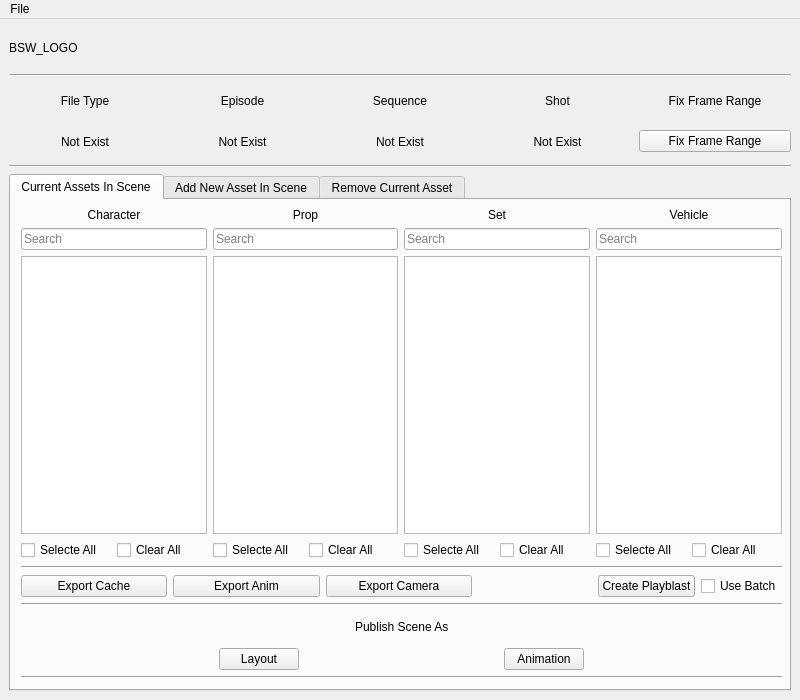
<?xml version="1.0" encoding="UTF-8"?>
<ui version="4.0">
 <class>bsshm_shotManager_MainWindow</class>
 <widget class="QMainWindow" name="bsshm_shotManager_MainWindow">
  <property name="geometry">
   <rect>
    <x>0</x>
    <y>0</y>
    <width>800</width>
    <height>700</height>
   </rect>
  </property>
  <property name="sizePolicy">
   <sizepolicy hsizetype="Fixed" vsizetype="Fixed">
    <horstretch>0</horstretch>
    <verstretch>0</verstretch>
   </sizepolicy>
  </property>
  <property name="minimumSize">
   <size>
    <width>800</width>
    <height>700</height>
   </size>
  </property>
  <property name="maximumSize">
   <size>
    <width>800</width>
    <height>700</height>
   </size>
  </property>
  <property name="windowTitle">
   <string>BSW Shot Manager MainWindow</string>
  </property>
  <widget class="QWidget" name="centralwidget">
   <layout class="QGridLayout" name="gridLayout_3">
    <item row="0" column="0">
     <widget class="QLabel" name="bsshm_logo_lbl">
      <property name="sizePolicy">
       <sizepolicy hsizetype="Preferred" vsizetype="Fixed">
        <horstretch>0</horstretch>
        <verstretch>0</verstretch>
       </sizepolicy>
      </property>
      <property name="minimumSize">
       <size>
        <width>0</width>
        <height>40</height>
       </size>
      </property>
      <property name="maximumSize">
       <size>
        <width>16777215</width>
        <height>40</height>
       </size>
      </property>
      <property name="text">
       <string>BSW_LOGO</string>
      </property>
     </widget>
    </item>
    <item row="1" column="0">
     <widget class="Line" name="line">
      <property name="orientation">
       <enum>Qt::Horizontal</enum>
      </property>
     </widget>
    </item>
    <item row="2" column="0">
     <layout class="QGridLayout" name="gridLayout">
      <item row="0" column="3">
       <widget class="QLabel" name="bsshm_shot_lblHeader">
        <property name="sizePolicy">
         <sizepolicy hsizetype="Preferred" vsizetype="Fixed">
          <horstretch>0</horstretch>
          <verstretch>0</verstretch>
         </sizepolicy>
        </property>
        <property name="minimumSize">
         <size>
          <width>0</width>
          <height>35</height>
         </size>
        </property>
        <property name="maximumSize">
         <size>
          <width>16777215</width>
          <height>35</height>
         </size>
        </property>
        <property name="text">
         <string>Shot</string>
        </property>
        <property name="alignment">
         <set>Qt::AlignCenter</set>
        </property>
       </widget>
      </item>
      <item row="0" column="2">
       <widget class="QLabel" name="bsshm_sequence_lblHeader">
        <property name="sizePolicy">
         <sizepolicy hsizetype="Preferred" vsizetype="Fixed">
          <horstretch>0</horstretch>
          <verstretch>0</verstretch>
         </sizepolicy>
        </property>
        <property name="minimumSize">
         <size>
          <width>0</width>
          <height>35</height>
         </size>
        </property>
        <property name="maximumSize">
         <size>
          <width>16777215</width>
          <height>35</height>
         </size>
        </property>
        <property name="text">
         <string>Sequence</string>
        </property>
        <property name="alignment">
         <set>Qt::AlignCenter</set>
        </property>
       </widget>
      </item>
      <item row="1" column="2">
       <widget class="QLabel" name="bsshm_sequence_lbl">
        <property name="sizePolicy">
         <sizepolicy hsizetype="Preferred" vsizetype="Fixed">
          <horstretch>0</horstretch>
          <verstretch>0</verstretch>
         </sizepolicy>
        </property>
        <property name="minimumSize">
         <size>
          <width>0</width>
          <height>35</height>
         </size>
        </property>
        <property name="maximumSize">
         <size>
          <width>16777215</width>
          <height>35</height>
         </size>
        </property>
        <property name="text">
         <string>Not Exist</string>
        </property>
        <property name="alignment">
         <set>Qt::AlignCenter</set>
        </property>
       </widget>
      </item>
      <item row="1" column="3">
       <widget class="QLabel" name="bsshm_shot_lbl">
        <property name="sizePolicy">
         <sizepolicy hsizetype="Preferred" vsizetype="Fixed">
          <horstretch>0</horstretch>
          <verstretch>0</verstretch>
         </sizepolicy>
        </property>
        <property name="minimumSize">
         <size>
          <width>0</width>
          <height>35</height>
         </size>
        </property>
        <property name="maximumSize">
         <size>
          <width>16777215</width>
          <height>35</height>
         </size>
        </property>
        <property name="text">
         <string>Not Exist</string>
        </property>
        <property name="alignment">
         <set>Qt::AlignCenter</set>
        </property>
       </widget>
      </item>
      <item row="0" column="1">
       <widget class="QLabel" name="bsshm_episode_lblHeader">
        <property name="sizePolicy">
         <sizepolicy hsizetype="Preferred" vsizetype="Fixed">
          <horstretch>0</horstretch>
          <verstretch>0</verstretch>
         </sizepolicy>
        </property>
        <property name="minimumSize">
         <size>
          <width>0</width>
          <height>35</height>
         </size>
        </property>
        <property name="maximumSize">
         <size>
          <width>16777215</width>
          <height>35</height>
         </size>
        </property>
        <property name="text">
         <string>Episode</string>
        </property>
        <property name="alignment">
         <set>Qt::AlignCenter</set>
        </property>
       </widget>
      </item>
      <item row="1" column="1">
       <widget class="QLabel" name="bsshm_episode_lbl">
        <property name="sizePolicy">
         <sizepolicy hsizetype="Preferred" vsizetype="Fixed">
          <horstretch>0</horstretch>
          <verstretch>0</verstretch>
         </sizepolicy>
        </property>
        <property name="minimumSize">
         <size>
          <width>0</width>
          <height>35</height>
         </size>
        </property>
        <property name="maximumSize">
         <size>
          <width>16777215</width>
          <height>35</height>
         </size>
        </property>
        <property name="text">
         <string>Not Exist</string>
        </property>
        <property name="alignment">
         <set>Qt::AlignCenter</set>
        </property>
       </widget>
      </item>
      <item row="0" column="0">
       <widget class="QLabel" name="bsshm_fileType_lblHeader">
        <property name="text">
         <string>File Type</string>
        </property>
        <property name="alignment">
         <set>Qt::AlignCenter</set>
        </property>
       </widget>
      </item>
      <item row="1" column="0">
       <widget class="QLabel" name="bsshm_fileType_lbl">
        <property name="text">
         <string>Not Exist</string>
        </property>
        <property name="alignment">
         <set>Qt::AlignCenter</set>
        </property>
       </widget>
      </item>
      <item row="0" column="4">
       <widget class="QLabel" name="bsshm_fixFrameRange_lbl">
        <property name="text">
         <string>Fix Frame Range</string>
        </property>
        <property name="alignment">
         <set>Qt::AlignCenter</set>
        </property>
       </widget>
      </item>
      <item row="1" column="4">
       <widget class="QPushButton" name="bsshm_fixFrameRange_PB">
        <property name="text">
         <string>Fix Frame Range</string>
        </property>
       </widget>
      </item>
     </layout>
    </item>
    <item row="3" column="0">
     <widget class="Line" name="line_2">
      <property name="orientation">
       <enum>Qt::Horizontal</enum>
      </property>
     </widget>
    </item>
    <item row="4" column="0">
     <widget class="QTabWidget" name="bsshm_tabWidget">
      <property name="currentIndex">
       <number>0</number>
      </property>
      <widget class="QWidget" name="tab">
       <attribute name="title">
        <string>Current Assets In Scene</string>
       </attribute>
       <widget class="QWidget" name="layoutWidget">
        <property name="geometry">
         <rect>
          <x>10</x>
          <y>8</y>
          <width>761</width>
          <height>471</height>
         </rect>
        </property>
        <layout class="QVBoxLayout" name="verticalLayout_7">
         <item>
          <layout class="QGridLayout" name="gridLayout_2">
           <item row="0" column="3">
            <widget class="QLabel" name="bsshm_CA_vehicle_lbl">
             <property name="text">
              <string>Vehicle</string>
             </property>
             <property name="alignment">
              <set>Qt::AlignCenter</set>
             </property>
            </widget>
           </item>
           <item row="2" column="1">
            <widget class="QListWidget" name="bsshm_CA_prop_LW"/>
           </item>
           <item row="2" column="3">
            <widget class="QListWidget" name="bsshm_CA_vehicle_LW"/>
           </item>
           <item row="0" column="2">
            <widget class="QLabel" name="bsshm_CA_set_lbl">
             <property name="text">
              <string>Set</string>
             </property>
             <property name="alignment">
              <set>Qt::AlignCenter</set>
             </property>
            </widget>
           </item>
           <item row="2" column="0">
            <widget class="QListWidget" name="bsshm_CA_char_LW"/>
           </item>
           <item row="0" column="0">
            <widget class="QLabel" name="bsshm_CA_char_lbl">
             <property name="text">
              <string>Character</string>
             </property>
             <property name="alignment">
              <set>Qt::AlignCenter</set>
             </property>
            </widget>
           </item>
           <item row="0" column="1">
            <widget class="QLabel" name="bsshm_CA_prop_lbl">
             <property name="text">
              <string>Prop</string>
             </property>
             <property name="alignment">
              <set>Qt::AlignCenter</set>
             </property>
            </widget>
           </item>
           <item row="2" column="2">
            <widget class="QListWidget" name="bsshm_CA_set_LW"/>
           </item>
           <item row="1" column="2">
            <layout class="QHBoxLayout" name="horizontalLayout_11">
             <item>
              <widget class="QLineEdit" name="bsshm_CA_setSearch_LE">
               <property name="placeholderText">
                <string>Search</string>
               </property>
              </widget>
             </item>
            </layout>
           </item>
           <item row="1" column="3">
            <layout class="QHBoxLayout" name="horizontalLayout_12">
             <item>
              <widget class="QLineEdit" name="bsshm_CA_vehicleSearch_LE">
               <property name="placeholderText">
                <string>Search</string>
               </property>
              </widget>
             </item>
            </layout>
           </item>
           <item row="1" column="0">
            <layout class="QHBoxLayout" name="horizontalLayout_9">
             <item>
              <widget class="QLineEdit" name="bsshm_CA_charSearch_LE">
               <property name="placeholderText">
                <string>Search</string>
               </property>
              </widget>
             </item>
            </layout>
           </item>
           <item row="1" column="1">
            <layout class="QHBoxLayout" name="horizontalLayout_10">
             <item>
              <widget class="QLineEdit" name="bsshm_CA_propSearch_LE">
               <property name="placeholderText">
                <string>Search</string>
               </property>
              </widget>
             </item>
            </layout>
           </item>
           <item row="3" column="0">
            <layout class="QHBoxLayout" name="horizontalLayout_16">
             <item>
              <widget class="QCheckBox" name="bsshm_CA_charSelAll_cBox">
               <property name="text">
                <string>Selecte All</string>
               </property>
              </widget>
             </item>
             <item>
              <widget class="QCheckBox" name="bsshm_CA_charClearAll_cBox">
               <property name="text">
                <string>Clear All</string>
               </property>
              </widget>
             </item>
            </layout>
           </item>
           <item row="3" column="1">
            <layout class="QHBoxLayout" name="horizontalLayout_13">
             <item>
              <widget class="QCheckBox" name="bsshm_CA_propSelAll_cBox">
               <property name="text">
                <string>Selecte All</string>
               </property>
              </widget>
             </item>
             <item>
              <widget class="QCheckBox" name="bsshm_CA_propClearAll_cBox">
               <property name="text">
                <string>Clear All</string>
               </property>
              </widget>
             </item>
            </layout>
           </item>
           <item row="3" column="2">
            <layout class="QHBoxLayout" name="horizontalLayout_14">
             <item>
              <widget class="QCheckBox" name="bsshm_CA_setSelAll_cBox">
               <property name="text">
                <string>Selecte All</string>
               </property>
              </widget>
             </item>
             <item>
              <widget class="QCheckBox" name="bsshm_CA_setClearAll_cBox">
               <property name="text">
                <string>Clear All</string>
               </property>
              </widget>
             </item>
            </layout>
           </item>
           <item row="3" column="3">
            <layout class="QHBoxLayout" name="horizontalLayout_15">
             <item>
              <widget class="QCheckBox" name="bsshm_CA_vehicleSelAll_cBox">
               <property name="text">
                <string>Selecte All</string>
               </property>
              </widget>
             </item>
             <item>
              <widget class="QCheckBox" name="bsshm_CA_vehicleClearAll_cBox">
               <property name="text">
                <string>Clear All</string>
               </property>
              </widget>
             </item>
            </layout>
           </item>
          </layout>
         </item>
         <item>
          <widget class="Line" name="line_5">
           <property name="orientation">
            <enum>Qt::Horizontal</enum>
           </property>
          </widget>
         </item>
         <item>
          <layout class="QHBoxLayout" name="horizontalLayout_18">
           <item>
            <widget class="QPushButton" name="bsshm_CA_exportCache_PB">
             <property name="text">
              <string>Export Cache</string>
             </property>
            </widget>
           </item>
           <item>
            <widget class="QPushButton" name="bsshm_CA_exportAnim_PB">
             <property name="text">
              <string>Export Anim</string>
             </property>
            </widget>
           </item>
           <item>
            <widget class="QPushButton" name="bsshm_CA_exportCamera_PB">
             <property name="text">
              <string>Export Camera</string>
             </property>
            </widget>
           </item>
           <item>
            <spacer name="horizontalSpacer_10">
             <property name="orientation">
              <enum>Qt::Horizontal</enum>
             </property>
             <property name="sizeType">
              <enum>QSizePolicy::Fixed</enum>
             </property>
             <property name="sizeHint" stdset="0">
              <size>
               <width>120</width>
               <height>20</height>
              </size>
             </property>
            </spacer>
           </item>
           <item>
            <layout class="QHBoxLayout" name="horizontalLayout_17">
             <item>
              <widget class="QPushButton" name="bsshm_CA_playblast_PB">
               <property name="text">
                <string>Create Playblast</string>
               </property>
              </widget>
             </item>
             <item>
              <widget class="QCheckBox" name="bsshm_CA_playblastBatch_cBox">
               <property name="text">
                <string>Use Batch</string>
               </property>
              </widget>
             </item>
            </layout>
           </item>
          </layout>
         </item>
         <item>
          <widget class="Line" name="line_4">
           <property name="orientation">
            <enum>Qt::Horizontal</enum>
           </property>
          </widget>
         </item>
         <item>
          <layout class="QHBoxLayout" name="horizontalLayout_8">
           <item>
            <spacer name="horizontalSpacer_5">
             <property name="orientation">
              <enum>Qt::Horizontal</enum>
             </property>
             <property name="sizeHint" stdset="0">
              <size>
               <width>40</width>
               <height>20</height>
              </size>
             </property>
            </spacer>
           </item>
           <item>
            <widget class="QLabel" name="bsshm_CA_publishSceneAs_lbl">
             <property name="sizePolicy">
              <sizepolicy hsizetype="Preferred" vsizetype="Fixed">
               <horstretch>0</horstretch>
               <verstretch>0</verstretch>
              </sizepolicy>
             </property>
             <property name="minimumSize">
              <size>
               <width>0</width>
               <height>30</height>
              </size>
             </property>
             <property name="text">
              <string>Publish Scene As</string>
             </property>
            </widget>
           </item>
           <item>
            <spacer name="horizontalSpacer_6">
             <property name="orientation">
              <enum>Qt::Horizontal</enum>
             </property>
             <property name="sizeHint" stdset="0">
              <size>
               <width>40</width>
               <height>20</height>
              </size>
             </property>
            </spacer>
           </item>
          </layout>
         </item>
         <item>
          <layout class="QHBoxLayout" name="horizontalLayout_7">
           <item>
            <spacer name="horizontalSpacer_8">
             <property name="orientation">
              <enum>Qt::Horizontal</enum>
             </property>
             <property name="sizeHint" stdset="0">
              <size>
               <width>40</width>
               <height>20</height>
              </size>
             </property>
            </spacer>
           </item>
           <item>
            <widget class="QPushButton" name="bsshm_CA_layout_PB">
             <property name="text">
              <string>Layout</string>
             </property>
            </widget>
           </item>
           <item>
            <spacer name="horizontalSpacer_7">
             <property name="orientation">
              <enum>Qt::Horizontal</enum>
             </property>
             <property name="sizeHint" stdset="0">
              <size>
               <width>40</width>
               <height>20</height>
              </size>
             </property>
            </spacer>
           </item>
           <item>
            <widget class="QPushButton" name="bsshm_CA_animation_PB">
             <property name="text">
              <string>Animation</string>
             </property>
            </widget>
           </item>
           <item>
            <spacer name="horizontalSpacer_9">
             <property name="orientation">
              <enum>Qt::Horizontal</enum>
             </property>
             <property name="sizeHint" stdset="0">
              <size>
               <width>40</width>
               <height>20</height>
              </size>
             </property>
            </spacer>
           </item>
          </layout>
         </item>
         <item>
          <widget class="Line" name="line_3">
           <property name="orientation">
            <enum>Qt::Horizontal</enum>
           </property>
          </widget>
         </item>
        </layout>
       </widget>
      </widget>
      <widget class="QWidget" name="tab_2">
       <attribute name="title">
        <string>Add New Asset In Scene</string>
       </attribute>
       <widget class="QWidget" name="layoutWidget">
        <property name="geometry">
         <rect>
          <x>8</x>
          <y>5</y>
          <width>761</width>
          <height>476</height>
         </rect>
        </property>
        <layout class="QVBoxLayout" name="verticalLayout_8">
         <item>
          <layout class="QHBoxLayout" name="horizontalLayout_19">
           <item>
            <widget class="QTabWidget" name="bsshm_assets_tabWidget">
             <property name="sizePolicy">
              <sizepolicy hsizetype="Fixed" vsizetype="Fixed">
               <horstretch>0</horstretch>
               <verstretch>0</verstretch>
              </sizepolicy>
             </property>
             <property name="minimumSize">
              <size>
               <width>301</width>
               <height>441</height>
              </size>
             </property>
             <property name="maximumSize">
              <size>
               <width>301</width>
               <height>441</height>
              </size>
             </property>
             <property name="currentIndex">
              <number>0</number>
             </property>
             <widget class="QWidget" name="Chars_tab">
              <attribute name="title">
               <string>Character</string>
              </attribute>
              <widget class="QWidget" name="layoutWidget_2">
               <property name="geometry">
                <rect>
                 <x>0</x>
                 <y>0</y>
                 <width>291</width>
                 <height>411</height>
                </rect>
               </property>
               <layout class="QVBoxLayout" name="verticalLayout">
                <item>
                 <layout class="QHBoxLayout" name="horizontalLayout_4">
                  <item>
                   <widget class="QLineEdit" name="bsshm_charSearch_LE">
                    <property name="placeholderText">
                     <string>Search</string>
                    </property>
                   </widget>
                  </item>
                 </layout>
                </item>
                <item>
                 <widget class="QListWidget" name="bsshm_chars_LW"/>
                </item>
               </layout>
              </widget>
             </widget>
             <widget class="QWidget" name="Props_tab">
              <attribute name="title">
               <string>Prop</string>
              </attribute>
              <widget class="QWidget" name="layoutWidget_3">
               <property name="geometry">
                <rect>
                 <x>0</x>
                 <y>0</y>
                 <width>291</width>
                 <height>411</height>
                </rect>
               </property>
               <layout class="QVBoxLayout" name="verticalLayout_2">
                <item>
                 <layout class="QHBoxLayout" name="horizontalLayout_3">
                  <item>
                   <widget class="QLineEdit" name="bsshm_propSearch_LE">
                    <property name="placeholderText">
                     <string>Search</string>
                    </property>
                   </widget>
                  </item>
                 </layout>
                </item>
                <item>
                 <widget class="QListWidget" name="bsshm_props_LW"/>
                </item>
               </layout>
              </widget>
             </widget>
             <widget class="QWidget" name="Set_tab">
              <attribute name="title">
               <string>Set</string>
              </attribute>
              <widget class="QWidget" name="layoutWidget_4">
               <property name="geometry">
                <rect>
                 <x>0</x>
                 <y>0</y>
                 <width>291</width>
                 <height>411</height>
                </rect>
               </property>
               <layout class="QVBoxLayout" name="verticalLayout_3">
                <item>
                 <layout class="QHBoxLayout" name="horizontalLayout_2">
                  <item>
                   <widget class="QLineEdit" name="bsshm_setSearch_LE">
                    <property name="placeholderText">
                     <string>Search</string>
                    </property>
                   </widget>
                  </item>
                 </layout>
                </item>
                <item>
                 <widget class="QListWidget" name="bsshm_set_LW"/>
                </item>
               </layout>
              </widget>
             </widget>
             <widget class="QWidget" name="Vehicles_tab">
              <attribute name="title">
               <string>Vehicle</string>
              </attribute>
              <widget class="QWidget" name="layoutWidget_5">
               <property name="geometry">
                <rect>
                 <x>0</x>
                 <y>0</y>
                 <width>291</width>
                 <height>411</height>
                </rect>
               </property>
               <layout class="QVBoxLayout" name="verticalLayout_4">
                <item>
                 <layout class="QHBoxLayout" name="horizontalLayout">
                  <item>
                   <widget class="QLineEdit" name="bsshm_vehicleSearch_LE">
                    <property name="placeholderText">
                     <string>Search</string>
                    </property>
                   </widget>
                  </item>
                 </layout>
                </item>
                <item>
                 <widget class="QListWidget" name="bsshm_vehicles_LW"/>
                </item>
               </layout>
              </widget>
             </widget>
            </widget>
           </item>
           <item>
            <spacer name="horizontalSpacer_11">
             <property name="orientation">
              <enum>Qt::Horizontal</enum>
             </property>
             <property name="sizeType">
              <enum>QSizePolicy::Fixed</enum>
             </property>
             <property name="sizeHint" stdset="0">
              <size>
               <width>45</width>
               <height>20</height>
              </size>
             </property>
            </spacer>
           </item>
           <item>
            <layout class="QVBoxLayout" name="verticalLayout_5">
             <item>
              <widget class="QPushButton" name="bsshm_add_PB">
               <property name="sizePolicy">
                <sizepolicy hsizetype="Fixed" vsizetype="Fixed">
                 <horstretch>0</horstretch>
                 <verstretch>0</verstretch>
                </sizepolicy>
               </property>
               <property name="maximumSize">
                <size>
                 <width>30</width>
                 <height>16777215</height>
                </size>
               </property>
               <property name="text">
                <string>&gt;&gt;</string>
               </property>
              </widget>
             </item>
             <item>
              <widget class="QPushButton" name="bsshm_remove_PB">
               <property name="maximumSize">
                <size>
                 <width>30</width>
                 <height>16777215</height>
                </size>
               </property>
               <property name="text">
                <string>&lt;&lt;</string>
               </property>
              </widget>
             </item>
            </layout>
           </item>
           <item>
            <spacer name="horizontalSpacer_12">
             <property name="orientation">
              <enum>Qt::Horizontal</enum>
             </property>
             <property name="sizeType">
              <enum>QSizePolicy::Fixed</enum>
             </property>
             <property name="sizeHint" stdset="0">
              <size>
               <width>45</width>
               <height>20</height>
              </size>
             </property>
            </spacer>
           </item>
           <item>
            <layout class="QVBoxLayout" name="verticalLayout_6">
             <item>
              <widget class="QLabel" name="bsshm_selectedAsset_lbl">
               <property name="text">
                <string>Selected Assets</string>
               </property>
               <property name="alignment">
                <set>Qt::AlignCenter</set>
               </property>
              </widget>
             </item>
             <item>
              <widget class="QListWidget" name="bsshm_selectedAsset_LW"/>
             </item>
            </layout>
           </item>
          </layout>
         </item>
         <item>
          <layout class="QHBoxLayout" name="horizontalLayout_20">
           <item>
            <spacer name="horizontalSpacer_13">
             <property name="orientation">
              <enum>Qt::Horizontal</enum>
             </property>
             <property name="sizeHint" stdset="0">
              <size>
               <width>40</width>
               <height>20</height>
              </size>
             </property>
            </spacer>
           </item>
           <item>
            <widget class="QPushButton" name="bsshm_addSelectedAssetInScene_PB">
             <property name="text">
              <string>Add Selected Asset In Scene</string>
             </property>
            </widget>
           </item>
           <item>
            <spacer name="horizontalSpacer_14">
             <property name="orientation">
              <enum>Qt::Horizontal</enum>
             </property>
             <property name="sizeHint" stdset="0">
              <size>
               <width>40</width>
               <height>20</height>
              </size>
             </property>
            </spacer>
           </item>
          </layout>
         </item>
        </layout>
       </widget>
      </widget>
      <widget class="QWidget" name="tab_3">
       <attribute name="title">
        <string>Remove Current Asset</string>
       </attribute>
       <widget class="QWidget" name="layoutWidget">
        <property name="geometry">
         <rect>
          <x>0</x>
          <y>10</y>
          <width>771</width>
          <height>461</height>
         </rect>
        </property>
        <layout class="QVBoxLayout" name="verticalLayout_9">
         <item>
          <layout class="QHBoxLayout" name="horizontalLayout_6">
           <item>
            <spacer name="horizontalSpacer_3">
             <property name="orientation">
              <enum>Qt::Horizontal</enum>
             </property>
             <property name="sizeHint" stdset="0">
              <size>
               <width>40</width>
               <height>20</height>
              </size>
             </property>
            </spacer>
           </item>
           <item>
            <widget class="QLabel" name="bsshm_currentAssetInScene_lbl">
             <property name="sizePolicy">
              <sizepolicy hsizetype="Preferred" vsizetype="Fixed">
               <horstretch>0</horstretch>
               <verstretch>0</verstretch>
              </sizepolicy>
             </property>
             <property name="minimumSize">
              <size>
               <width>0</width>
               <height>25</height>
              </size>
             </property>
             <property name="text">
              <string>Current Asset Used In Scene</string>
             </property>
            </widget>
           </item>
           <item>
            <spacer name="horizontalSpacer_4">
             <property name="orientation">
              <enum>Qt::Horizontal</enum>
             </property>
             <property name="sizeHint" stdset="0">
              <size>
               <width>40</width>
               <height>20</height>
              </size>
             </property>
            </spacer>
           </item>
          </layout>
         </item>
         <item>
          <widget class="QListWidget" name="bsshm_currentAsset_LW"/>
         </item>
         <item>
          <layout class="QHBoxLayout" name="horizontalLayout_5">
           <item>
            <spacer name="horizontalSpacer">
             <property name="orientation">
              <enum>Qt::Horizontal</enum>
             </property>
             <property name="sizeHint" stdset="0">
              <size>
               <width>40</width>
               <height>20</height>
              </size>
             </property>
            </spacer>
           </item>
           <item>
            <widget class="QPushButton" name="bsshm_removeSelectedAssets_PB">
             <property name="text">
              <string>Remove Selected Asset References From Scene</string>
             </property>
            </widget>
           </item>
           <item>
            <spacer name="horizontalSpacer_2">
             <property name="orientation">
              <enum>Qt::Horizontal</enum>
             </property>
             <property name="sizeHint" stdset="0">
              <size>
               <width>40</width>
               <height>20</height>
              </size>
             </property>
            </spacer>
           </item>
          </layout>
         </item>
        </layout>
       </widget>
      </widget>
     </widget>
    </item>
   </layout>
  </widget>
  <widget class="QMenuBar" name="menubar">
   <property name="geometry">
    <rect>
     <x>0</x>
     <y>0</y>
     <width>800</width>
     <height>21</height>
    </rect>
   </property>
   <widget class="QMenu" name="menuFile">
    <property name="title">
     <string>File</string>
    </property>
    <addaction name="actionExit"/>
   </widget>
   <addaction name="menuFile"/>
  </widget>
  <action name="actionExit">
   <property name="text">
    <string>Exit</string>
   </property>
  </action>
 </widget>
 <resources/>
 <connections/>
</ui>
